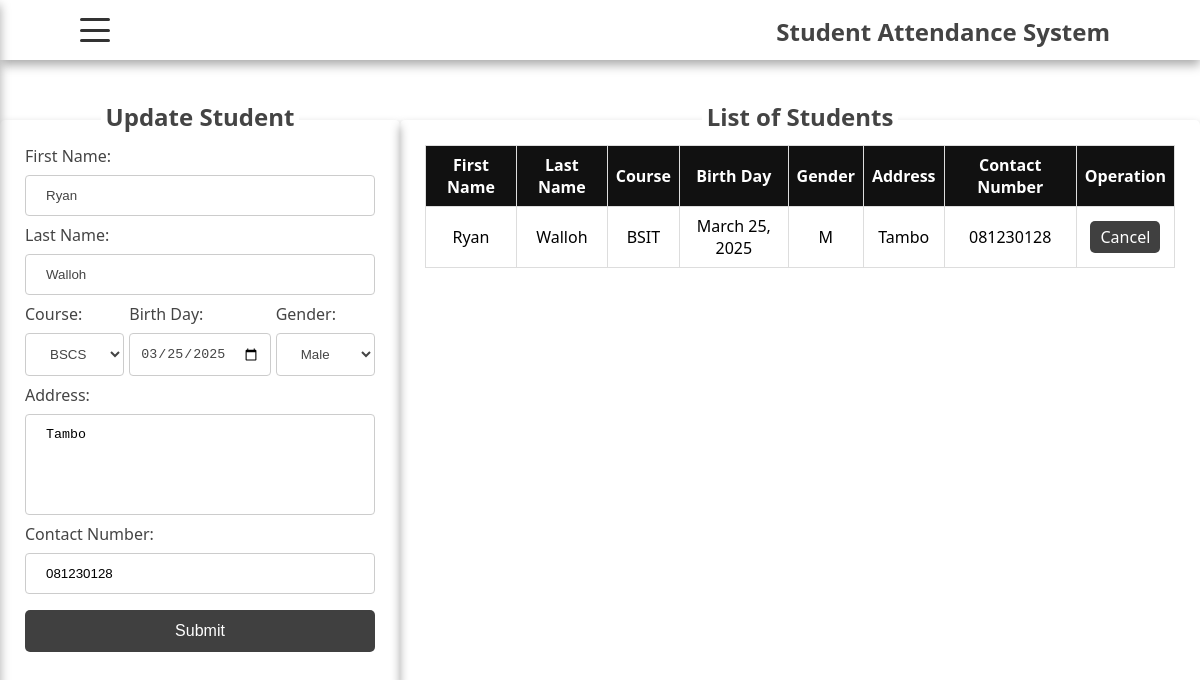
The page /student/update_student/2 on the database as committed earlier.
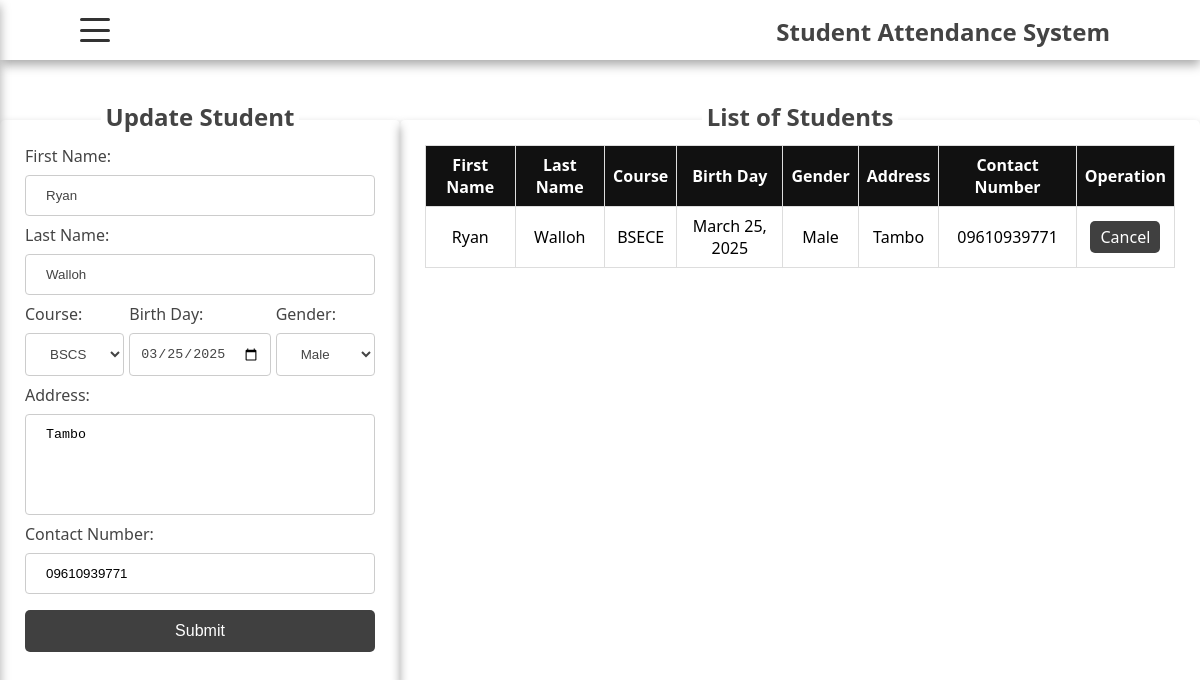
The same page on the database as committed later.
### student/models.py (models this page shows, shortened)
class Student(models.Model):
    firstname = models.CharField(max_length=100)
    lastname = models.CharField(max_length=100)
    birthday = models.DateField()
    gender = models.CharField(max_length=20)
    address = models.TextField()
    contactnumber = models.CharField(max_length=20)
    course_id = models.ForeignKey(Course, on_delete=models.CASCADE)

class Course(models.Model):
    course = models.CharField(max_length=100)
    description = models.TextField(blank=True, null=True)
    def __str__(self):
        return self.course

### student/views.py (the view)
# urls.py: path('student/update_student/<int:id>',views.update_student,name='update_student'),
def update_student(request,id):
    if request.method == 'POST':
        if not request.POST.get('fname').strip():
            return redirect('/student/')
        data = Student.objects.get(id=id)
        data.firstname = request.POST['fname']
        data.lastname = request.POST['lname']
        data.birthday = request.POST['birth']
        data.gender = request.POST['gender']
        data.contactnumber = request.POST['contact']
        data.course_id = Course.objects.get(id=request.POST.get('course_id'))
        data.save()
        return redirect('/student/')
    else:
        return render(request,'student/update_student.html',{'title':'Update','student':Student.objects.get(id=id),'course':Course.objects.all()})

### student/templates/student/update_student.html (shortened to what this page needs)
{% extends "base.html" %}
{%block content%}
    <div class="student-container">
        <div class="form-container">
            <div class="overlap-form-text">
                <h2>Update Student</h2>
            </div>
            <form action="{%url 'update_student' student.id%}" method="post">
                <label for="">First Name:</label>
                <input type="text" name="fname" value="{{student.firstname}}">
                <label for="">Last Name:</label>
                <input type="text" name="lname" value="{{student.lastname}}">
                <div class="date-gender-container">
                    <div class="course-cont">
                        <label for="">Course:</label>
                        <select name="course_id">
                            {%for data in course%}
                            <option value="{{data.id}}">{{data.course}}</option>
                            {%endfor%}
                        </select>
                    </div>
                    <div class="date-cont">
                        <label for="">Birth Day:</label>
                        <input type="date" name="birth" value="{{student.birthday|date:'Y-m-d'}}">
                    </div>
                    <div class="gender-cont">
                        <label for="">Gender:</label>
                        <select name="gender">
                            {%if student.gender == 'Male' or student.gender == 'M'%}
                            <option value="Male">Male</option>
                            {%else%}
                            <option value="Female">Female</option>
                            <option value="Male">Male</option>
                            {%endif%}
                        </select>
                    </div>
                </div>
                <label for="">Address:</label>
                <textarea name="address" rows="5" cols="50" style="resize: none">{{student.address}}</textarea>
                <label for="">Contact Number:</label>
                <input type="tel" name="contact" pattern="[0-9]{4}[0-9]{3}[0-9]{4}" value="{{student.contactnumber}}">
                <button type="submit">Submit</button>
            </form>
        </div>
        <div class="list-container">
            <div class="overlap-list-text">
                <h2>List of Students</h2>
            </div>
            <div class="table-container">
                <table>
                    <thead>
                        <tr>
                            <th>First Name</th>
                            <th>Last Name</th>
                            <th>Course</th>
                            <th>Birth Day</th>
                            <th>Gender</th>
                            <th>Address</th>
                            <th>Contact Number</th>
                            <th>Operation</th>
                        </tr>
                    </thead>
                    <tbody>
                        <tr>
                            <td>{{student.firstname}}</td>
                            <td>{{student.lastname}}</td>
                            <td>{{student.course_id}}</td>
                            <td>{{student.birthday}}</td>
                            <td>{{student.gender}}</td>
                            <td>{{student.address}}</td>
                            <td>{{student.contactnumber}}</td>
                            <td>
                                <a href="{%url 'student'%}">Cancel</a>
                            </td>
                        </tr>
                    </tbody>
                </table>
            </div>
        </div>
    </div>
{%endblock content%}

Rows that differ between the two databases and show on the page:
changed Student "Ryan": contact "081230128" → "09610939771"; course_id "BSIT" → "BSECE"; gender "M" → "Male"; contactnumber "081230128" → "09610939771"
